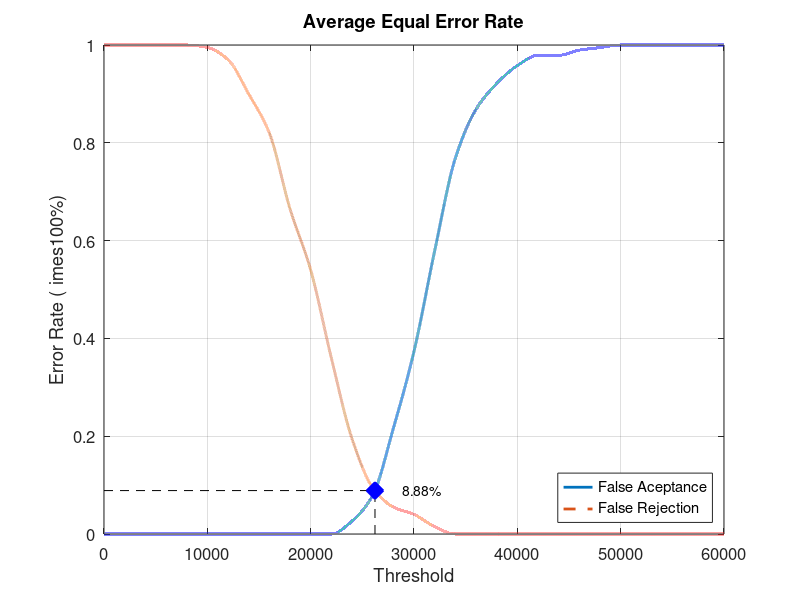
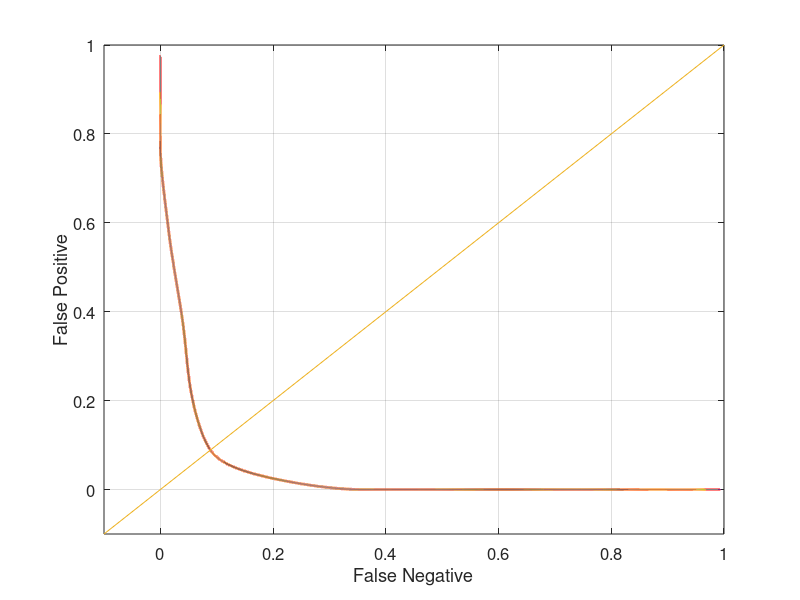

Write MATLAB code to recreate these figures, in order.
close all;
clear;
clc;
x = 0:2000:60000;
xq = 0:0.5:60000;

y0 = [0 0 0 0 0 0 0 0 0 0 0 0 0.0263158 0.0789474 0.215789 0.373684 0.578947 0.768421 0.868421 0.921053 0.957895 0.978947 0.978947 0.989474 0.994737 1 1 1 1 1 1]
yy0 = interp1(x, y0, xq, 'pchip');
y1 = [1 1 1 1 1 0.995 0.97 0.9 0.82 0.665 0.54 0.36 0.195 0.095 0.055 0.04 0.015 0 0 0 0 0 0 0 0 0 0 0 0 0 0]
yy1 = interp1(x, y1, xq, 'pchip');

% Calculating EER: 
y2 = abs(y0 - y1);
find(y2 == min(y2))
yy2 = abs(yy0 - yy1);
xEER = find(yy2 == min(yy2));
xEERIndex = xq(xEER) % X-axis EER
yEER = yy0(xEER) % Y-axis EER

main = figure
plot(xq, yy0,'-','LineWidth', 2);	hold on
plot(xq, yy1,'--','LineWidth', 2);	hold on
plot([xEERIndex xEERIndex], [0 yEER], 'k--');	hold on
plot([0 xEERIndex], [yEER yEER], 'k--');	hold on
plot(xEERIndex, yEER, 'bx', 'LineWidth', 10);	hold on
text(xEERIndex + 10 * xEERIndex / 100, yEER, [num2str(round((10000 * yEER)) / 100) '%'])
legend('False Aceptance', 'False Rejection', 'Location', 'SouthEast')
xlabel('Threshold')
ylabel('Error Rate (	imes100%)')
title('Average Equal Error Rate')
set(gca, 'FontSize', 12)
axis([0 60000 0 1])
grid on

print(main, 'Database5_1Main', '-dpng');
FNRxFPR = figure('Color', [1 1 1]);
plot(yy1, yy0, '-', yy1, yy0, 'LineWidth', 2);
hold on
y = -0.1:0.1:1
plot(y, y); 
set(gca, 'FontSize', 12)
xlabel('False Negative')
ylabel('False Positive')
axis([-0.1 1 -0.1 1])
set(gca, 'FontSize', 12)
grid on

print(FNRxFPR, 'Database5_1FNRxFPR','-dpng');
